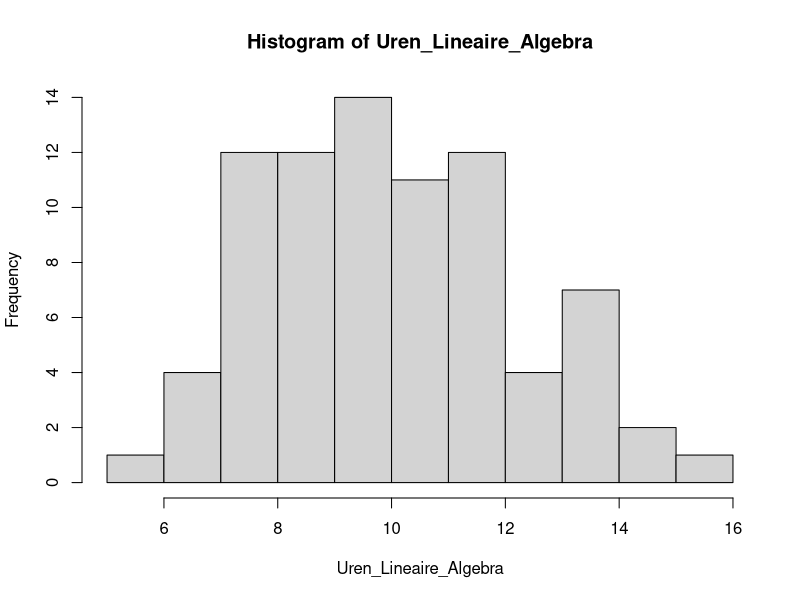
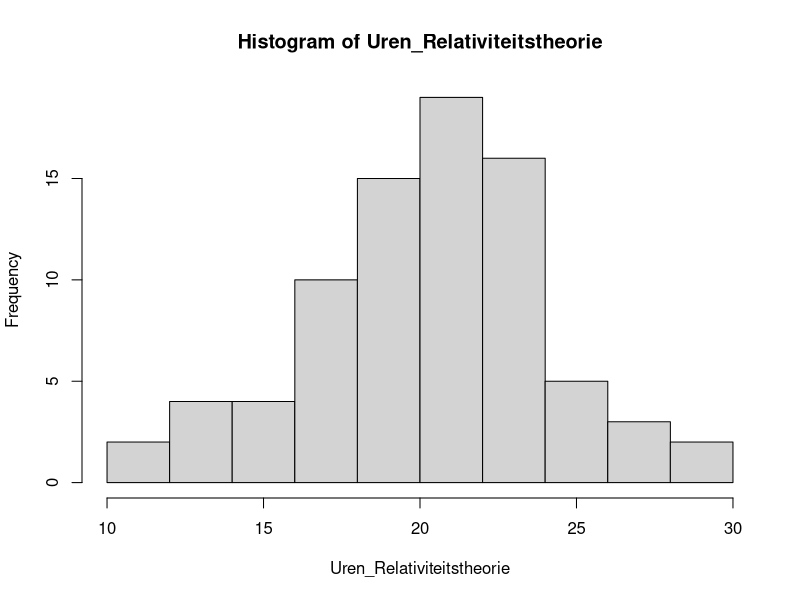
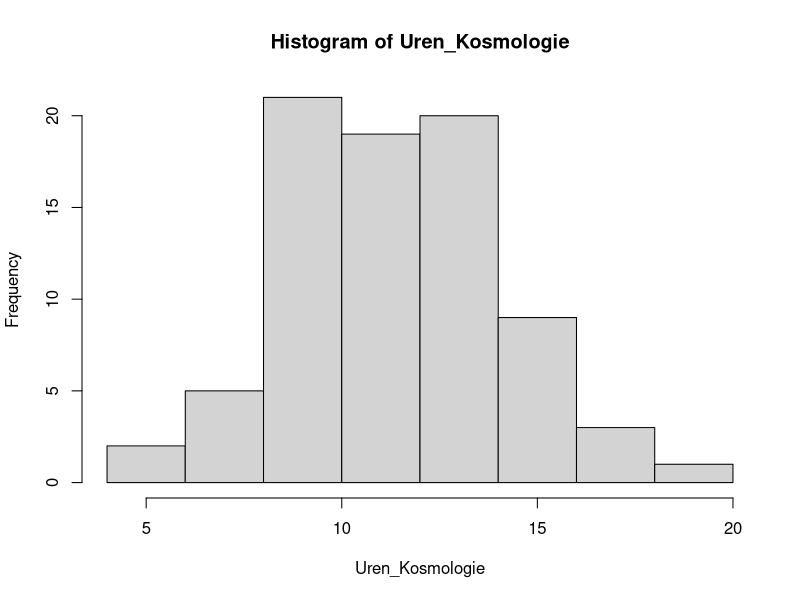

R code for these plots, in order:

## +++++++++++++++++++++++++++++++++++++++++++++++++++++++++++++++++++++++++++++
## 04.R ####
## +++++++++++++++++++++++++++++++++++++++++++++++++++++++++++++++++++++++++++++
## R code voor Student Analytics Vrije Universiteit Amsterdam
## Copyright 2020 VU
## Web Page: http://www.vu.nl
## Contact: Theo Bakker (t.c.bakker@vu.nl)
## Verspreiding buiten de VU: Ja
##
## Doel: Doel
##
## Afhankelijkheden: Afhankelijkheid
##
## Datasets: Datasets
##
## Opmerkingen:
## 1) Geen.
## 2) ___
##
## ++++++++++++++++++++++++++++++++++++++++++++++++++++++++++++++++++++++++++++
## TODO:
## 1) ___.
##
## ++++++++++++++++++++++++++++++++++++++++++++++++++++++++++++++++++++++++++++
## Geschiedenis:
## 29-06-2020: EG: Aanmaak bestand
## ++++++++++++++++++++++++++++++++++++++++++++++++++++++++++++++++++++++++++++

# De opleidingsdirecteur van de bachelor Technische Natuurkunde hoort vanuit de 
# opleidingscommissie dat de eerstejaarsstudenten de studielast van de eerste 
# onderwijsperiode als erg hoog ervaren. Om te onderzoeken hoe deze ervaren 
# studielast verminderd kan worden, wil hij onderzoeken hoeveel tijd deze 
# studenten per week besteden aan hun vakken. Uit vakevaluaties verzamelt hij 
# gegevens van het aantal uur per week dat eerstejaars studenten besteden aan 
# de vakken in periode 1: lineaire algebra, relativiteitstheorie en kosmologie. 
# Op deze manier kan hij onderzoeken of er verschillen in de tijdsbesteding aan 
# de verschillende vakken zijn en om te bepalen van welke vakken de studielast 
# aangepast moeten worden.


# Dataset heeft drie kolommen: Studentnummer, Vak en Aantal uren per week. We
# nemen 80 eerstejaars studenten

# set seed
set.seed(12345)

# Simuleer studentnummers
Studentnummers_opties <- c(4000000:4500000)
Studentnummer_uniek <- sample(Studentnummers_opties, 80)
Studentnummer <- rep(Studentnummer_uniek, times = 3)
Studentnummer <- as.factor(Studentnummer)
# Maak vakken
Vak <- rep(c("Lineaire Algebra", "Relativiteitstheorie", "Kosmologie"), 
           each = 80)

# Simuleer aantal uur studeren per vak
Uren_Lineaire_Algebra <- round(rnorm(80, 10, 2), 1)
hist(Uren_Lineaire_Algebra)

Uren_Relativiteitstheorie <- round(rnorm(80, 20, 4), 1)
hist(Uren_Relativiteitstheorie)

Uren_Kosmologie <- round(rnorm(80, 11, 3), 1)
hist(Uren_Kosmologie)

Studieuren <- c(Uren_Lineaire_Algebra, Uren_Relativiteitstheorie, 
                Uren_Kosmologie)

# Maak dataset
Studieuren_technische_natuurkunde <- cbind.data.frame(Studentnummer, Vak, Studieuren)

# Sorteer data
Studieuren_technische_natuurkunde <- Studieuren_technische_natuurkunde[order(Studieuren_technische_natuurkunde$Studentnummer),]

rm(
  Studentnummers_opties, 
Studentnummer_uniek, 
Studentnummer, 
Vak, 
Uren_Lineaire_Algebra, 
Uren_Relativiteitstheorie, 
Uren_Kosmologie, 
Studieuren
)